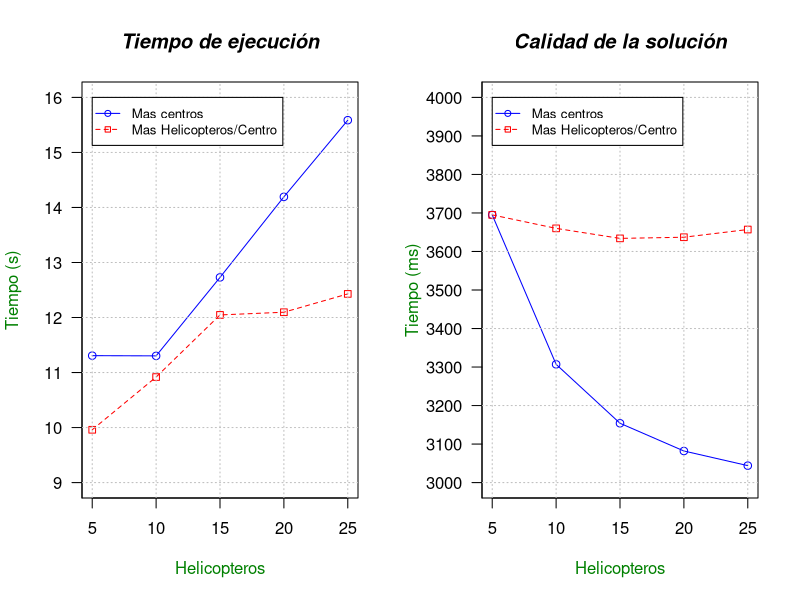

The R source for this figure:
par(mfrow=c(1,2))

tiempo_ejec_mas_centros <- c(11307, 11303, 12729, 14193, 15586)
tiempo_ejec_mas_helis <- c(9960, 10918, 12047, 12096, 12429)

y_range <- range(9, 16)
plot(tiempo_ejec_mas_centros/1000, type="o", col="blue", ylim=y_range, 
     axes=FALSE, ann=FALSE)
axis(1, at=1:5, lab=c("5", "10", "15", "20", "25"))
axis(2, las=1, at=1*0:y_range[2])
box()
lines(tiempo_ejec_mas_helis/1000, type="o", pch=22, lty=2, col="red")
title(main="Tiempo de ejecución", font.main=4)
grid(col="gray")
title(xlab="Helicopteros", col.lab=rgb(0,0.5,0))
title(ylab="Tiempo (s)", col.lab=rgb(0,0.5,0))

legend(1, y_range[2], c("Mas centros","Mas Helicopteros/Centro"), cex=0.8, 
       col=c("blue","red"), pch=21:22, lty=1:2);


sol_mas_centros <- c(3695, 3307, 3154, 3082, 3044)
sol_mas_helis <- c(3695, 3660, 3634, 3637, 3657)

y_range <- range(3000, 4000)
plot(sol_mas_centros, type="o", col="blue", ylim=y_range, 
     axes=FALSE, ann=FALSE)
axis(1, at=1:5, lab=c("5", "10", "15", "20", "25"))
axis(2, las=1, at=100*0:y_range[2])
box()
lines(sol_mas_helis, type="o", pch=22, lty=2, col="red")
title(main="Calidad de la solución", font.main=4)
grid(col="gray")
title(xlab="Helicopteros", col.lab=rgb(0,0.5,0))
title(ylab="Tiempo (ms)", col.lab=rgb(0,0.5,0))

legend(1, y_range[2], c("Mas centros","Mas Helicopteros/Centro"), cex=0.8, 
       col=c("blue","red"), pch=21:22, lty=1:2);